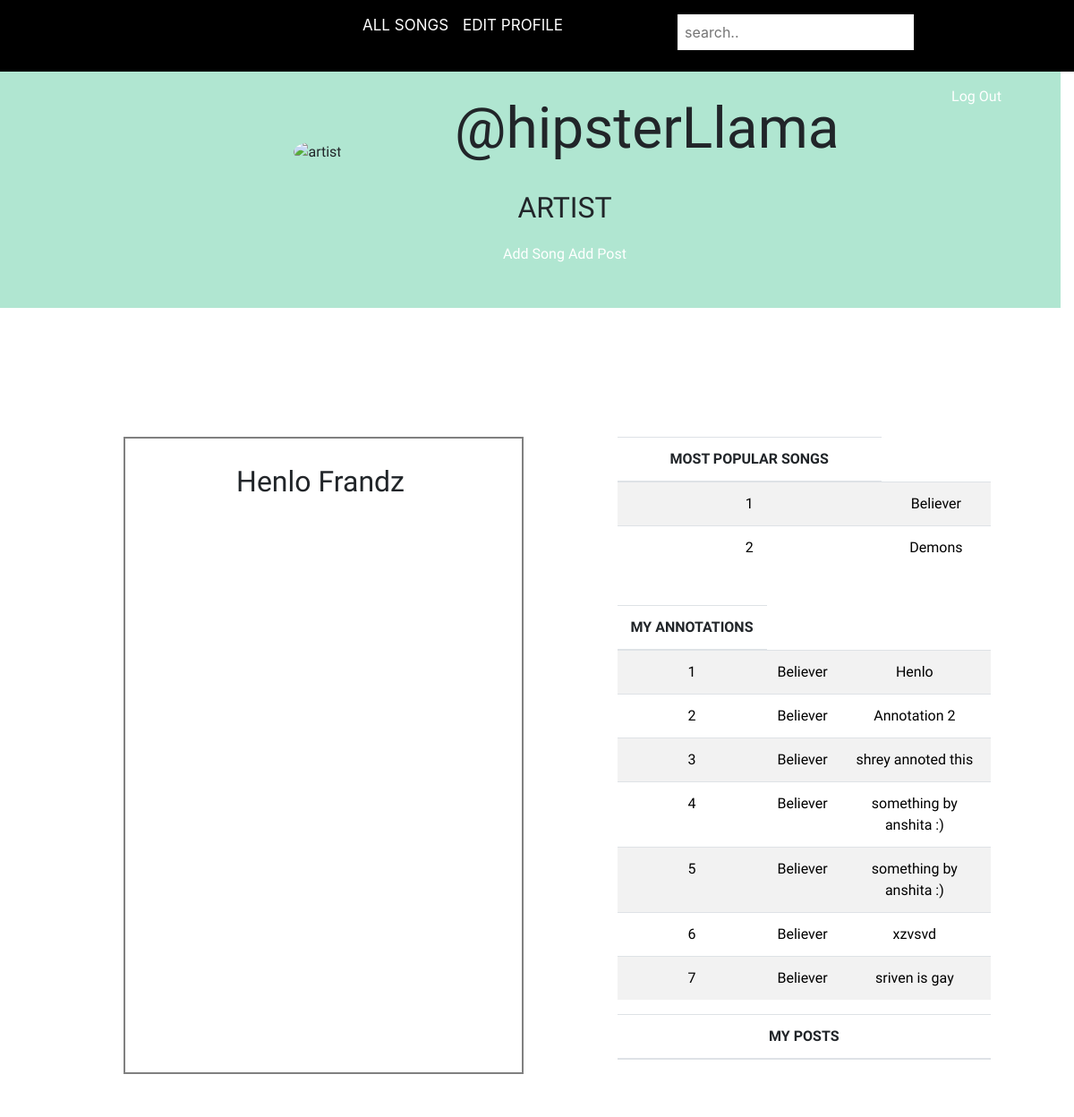
Screenshot of /profile (signed in) with the database file from the repository.
### sqLite.py (models this page shows, shortened)
class User (UserMixin, Base):
    __tablename__ = 'users'
    id = Column(Integer, primary_key=True, autoincrement=True)
    username = Column(String, unique = True, nullable=False)
    password = Column(String, nullable=False)
    isArtist = Column(Integer)
    bio = Column(String)
    profilePicture = Column(String)
    email = Column(String, unique=True, nullable=False)
    annotate = relationship('Annotations',
        backref=backref('ann_users', lazy='joined')
    )
    comment = relationship('Comments',
        backref=backref('comm_users', lazy='joined')
    )
    singer = relationship('Song',
        backref=backref('art_users', lazy='joined'),
        cascade="all, delete-orphan",
        passive_deletes=True
    )
    post = relationship('Posts',
        backref=backref('post_users', lazy='joined')
    )

class Song (Base):
    __tablename__ = 'songs'
    songnumber = Column (Integer, primary_key = True, autoincrement=True)
    songname = Column (String, nullable = False)
    albumname = Column (String)
    artist = Column (String, nullable = False)
    artist_id = Column(Integer, ForeignKey('users.id'), nullable= False)
    lyric = Column (String, nullable = False)
    imglink = Column (String)
    song_annotate = relationship('Annotations',
        backref=backref('ann_song', lazy='joined')
    )
    song_comment = relationship('Comments',
        backref=backref('comm_song', lazy='joined')
    )

class Annotations (Base):
    __tablename__ = 'annotations'
    ann_id = Column(Integer, primary_key = True, autoincrement = True)
    ann_desc = Column(String, nullable = False)
    id = Column(Integer, ForeignKey('users.id'))
    song_id = Column(Integer, ForeignKey('songs.songnumber'))
    range_beg = Column(Integer, nullable = False)
    range_end = Column(Integer, nullable = False)
    upvotes  = Column(Integer)

### maincode.py (the view)
@app.route('/profile')
@login_required
def profilePage():
	userData = returnUserData(current_user.username)
	annotationDataForThisUser = returnAnnotationDataForThisUser(current_user.id)
	print "annotationDataForThisUser = "
	print annotationDataForThisUser
	if str(userData.isArtist) == "checkArtist":
		songList = returnArtistSongData(userData.id)
		postList = getPostsForThisArtist(current_user.id)
		return render_template ('artistProfile.html', userData=userData, songList=songList, annotationDataForThisUser=annotationDataForThisUser, postsForThisArtist=postList)
	else:
		return render_template ('userProfile.html', userData=userData, annotationDataForThisUser=annotationDataForThisUser)

### maincode.py (called while the page is built)
@login_manager.user_loader
def load_user(id):
	session = Session()
	return session.query(User).get(int(id))

### sqLite.py (called while the page is built)
def getPostsForThisArtist (artistID):
    session = Session()
    posts = []
    temp = session.query(Posts).filter_by(user_id=artistID).all()
    for i in temp:
        x = []
        x.append(i.post)
        x.append(i.picture)
        posts.append(x)
    return posts

def returnUserData (username):
	session = Session()
	query = session.query(User).filter_by(username = username).first()
	userData = userClass()
	userData.id = query.id
	userData.username = username
	userData.email = query.email
	userData.bio = query.bio
	userData.isArtist = query.isArtist
	userData.profilePicture = query.profilePicture
	session.close()
	return userData

def returnAnnotationDataForThisUser(thisUserID):
    session = Session()
    annotationDataForThisUser = []
    query1 = session.query(Annotations).filter_by(id=thisUserID).all()
    for i in query1:
        temp = []
        query2 = session.query(Song).filter_by(songnumber=i.song_id).first()
        temp.append(i.song_id)
        temp.append(query2.songname)
        temp.append(i.ann_desc)
        annotationDataForThisUser.append(temp)
    return annotationDataForThisUser

def returnArtistSongData (artistID):
    session = Session()
    Base.metadata.create_all(engine)
    songList = []
    songs = session.query(Song).all()
    for i in songs:
        if i.artist_id is artistID:
            songList.append(i)
    return songList

### templates/artistProfile.html (shortened to what this page needs)
{% extends 'basicHTML.html' %}
{% block head %}
    <link rel="stylesheet" type = "text/css" href="{{ url_for('static', filename='artistProfile.css') }}">
{% endblock %}
{% block titleBarElement %}
    <li class="nav-item" style="text-align: center">
        <a class="nav-link js-scroll-trigger" href="/editProfile" style="padding-right: 6vh;color: white; font-size: 17px"> Edit Profile </a>
    </li>
    <form style="margin-left: 10vh;" action="/searchQuery" name="searchQuery" method="GET">
        <div class="form-group">
            <input type="text" name="searchQuery" placeholder="search.."  style="width: 100%; font-size: 2vh; padding: 1vh; margin: 0; margin-top: 1vh; border: none;">
        </div>
    </form>
{% endblock %}
{% block body %}
<br><br>
<div class="row" id="profile-header">
        <div class="col-sm-2"> </div>
        <div class="col-sm-3">
            <img src="{{ userData.profilePicture }}" class="img-circle" alt="artist">
        </div>
        <div class="col-sm-3">
                <p style="font-size: 8vh"> @{{ userData.username }} </p>
                <p style="font-size: 4vh"> ARTIST </p>
                <a href="/addSong" style="font-size: 2vh;"> Add Song </a>
                <a href="/addPost" style="font-size: 2vh;"> Add Post </a>
        </div>
        <div class="col-sm-3"> </div>
        <div class="col-sm-1"> <a href="/logout"> Log Out </a></div>
</div>
<br><br><br><br>
<div class="container-fluid">
    <div class="row" id="main-body-elements">
        <div class="col-sm-1"> </div>
        <div class="col-sm-5" id="bio-data">
            <br>
            <p style = "font-size: 4vh"> {{ userData.bio }} </p>
            <br><br>
        </div>
        <div class="col-sm-1"></div>
        <div class="col-sm-5">
                <table class="table table-striped">
                    <thead>
                      <tr>
                        <th>MOST POPULAR SONGS</th>
                      </tr>
                    </thead>
                    <tbody>
                        {% for i in songList %}
                      <tr>
                        <td> <a href="songs/{{ i.songnumber }}" style="color: black"> {{ loop.index }} </a> </td>
                        <td> <a href="songs/{{ i.songnumber }}" style="color: black"> {{ i.songname }} </a> </td>
                      </tr>
                        {% endfor %}
                    </tbody>
                </table>
                <br>
                <table class="table table-striped">
                    <thead style="width: 40%">
                      <tr style="width: 40%">
                        <th style="width: 40%"> MY ANNOTATIONS </th>
                      </tr>
                    </thead>
                    <tbody>
                      {% for i in annotationDataForThisUser %}
                        <tr>
                          <td> <a href="/songs/{{ i[0] }}" style="text-decoration: none; color: black"> {{ loop.index }} </a> </td>
                          <td> <a href="/songs/{{ i[0] }}" style="text-decoration: none; color: black"> {{ i[1] }} </a> </td>
                          <td> <a href="/songs/{{ i[0] }}" style="text-decoration: none; color: black"> {{ i[2] }} </a> </td>
                        </tr>
                      {% endfor %}
                    </tbody>
                </table>
                <table class="table table-striped">
                    <thead style="width: 40%">
                      <tr style="width: 40%">
                        <th style="width: 40%"> MY POSTS </th>
                      </tr>
                    </thead>
                </table>
        </div>
{% endblock %}

### templates/basicHTML.html (shortened to what this page needs)
<!DOCTYPE html>
<html>
  <head>
    <link rel="stylesheet" href="https://maxcdn.bootstrapcdn.com/bootstrap/4.0.0/css/bootstrap.min.css">
    <link rel="stylesheet" href="https://maxcdn.bootstrapcdn.com/bootstrap/4.0.0/css/bootstrap.min.css">
    {% block head %}{% endblock %}
  </head>
  <body>
        <nav class="navbar navbar-expand-lg navbar-dark fixed-top" id="mainNav" style="background-color: black; text-align: center;">
    <div class="container">
        <div class="collapse navbar-collapse" id="navbarResponsive">
            <ul class="nav text-uppercase justify-content-center">
                <li class="nav-item" style="text-align: center">
                    <a class="nav-link js-scroll-trigger" href="/songs" style="padding-left: 45vh; padding-right: 6vh color: white; font-size: 17px"> All Songs </a>
                </li>
                {% block titleBarElement %} {% endblock %}
            </ul>
        </div>
    </div>
</nav>
    {% block body %}
    {% endblock %}
  </body>
</html>

### static/artistProfile.css (style rules this page uses)
.row { width: 100%; padding: 6vh; background-color: #b0e6d1; text-align: center; font-family: 'Work Sans', sans-serif; }
#main-body-elements { background-color: white; }
#bio-data { padding-right: 2%; border-color: gray; border-width: 2px; border-style: solid; border-spacing: 2%; }
.img-circle { border-radius: 50%; width: 40vh; height: 40vh; position: relative; margin-bottom: -50%; }
* { box-sizing: border-box; scroll: smooth; behavior: 'smooth'; }
a { color: white; text-decoration: none; }

### rows the page displays
User: username "hipsterLlama", bio "Henlo Frandz"
Song: songname "Believer", songname "Believer" "Believer" "Believer" "Believer" "Believer" "Believer"
Song: songname "Demons"
Annotations: songname "Believer", ann_desc "Henlo"
Annotations: ann_desc "Annotation 2"
Annotations: ann_desc "shrey annoted this"
Annotations: ann_desc "something by anshita :)"
Annotations: ann_desc "something by anshita :)"
Annotations: ann_desc "xzvsvd"
Annotations: ann_desc "sriven is gay"
